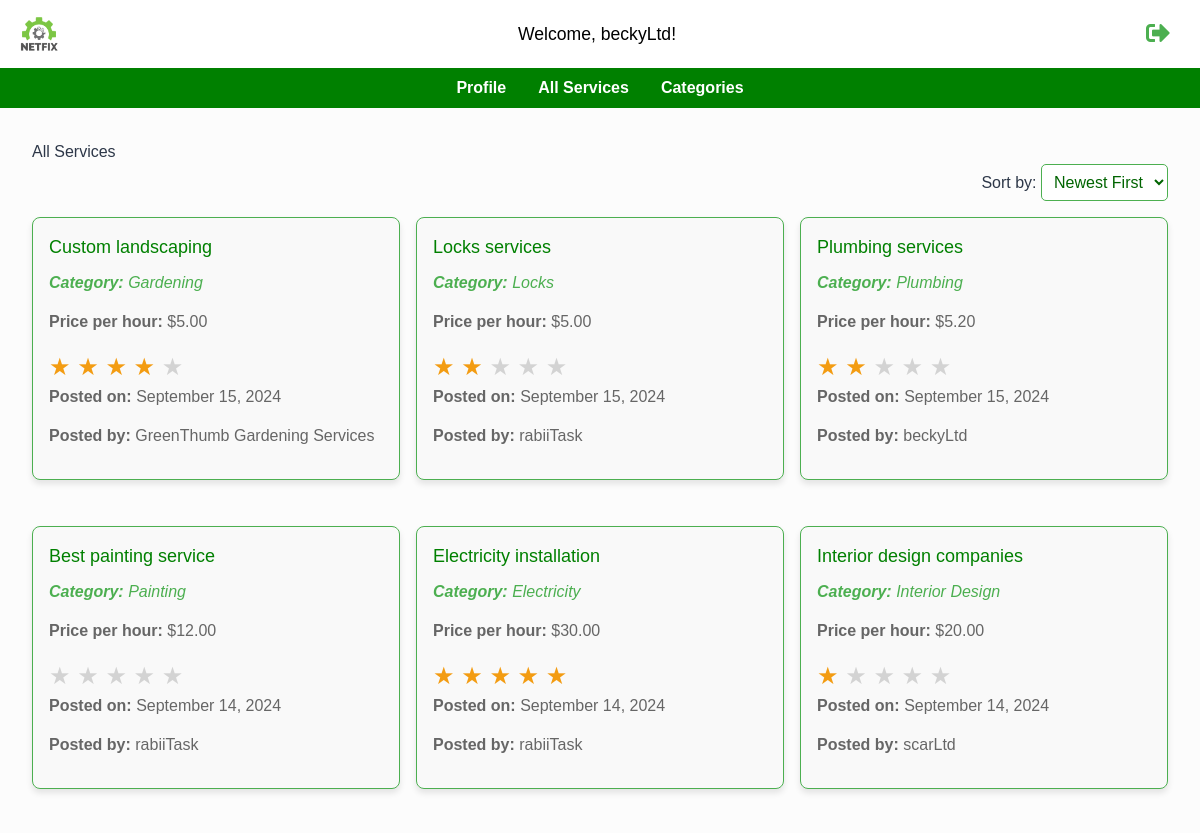
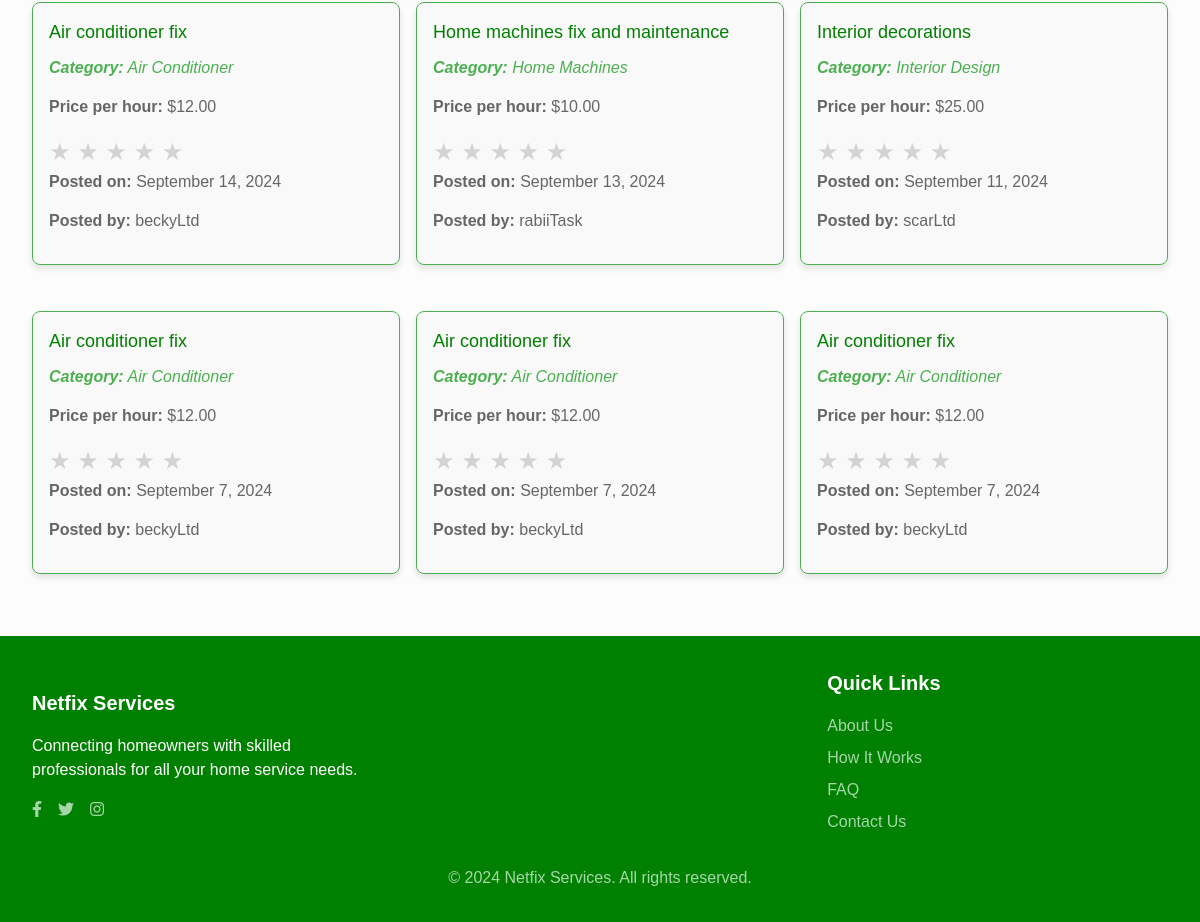
The page /services/service_list/ (signed in) on the database as committed earlier (2 pictures, top to bottom).
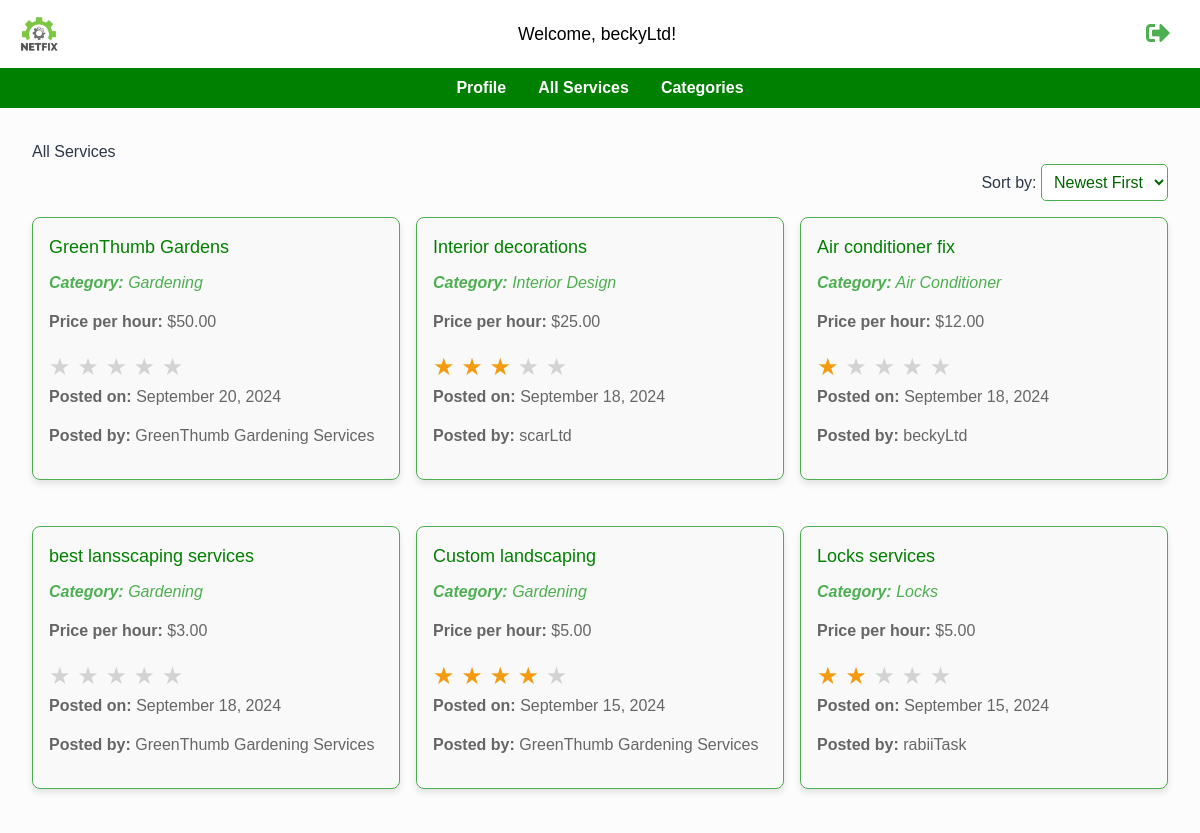
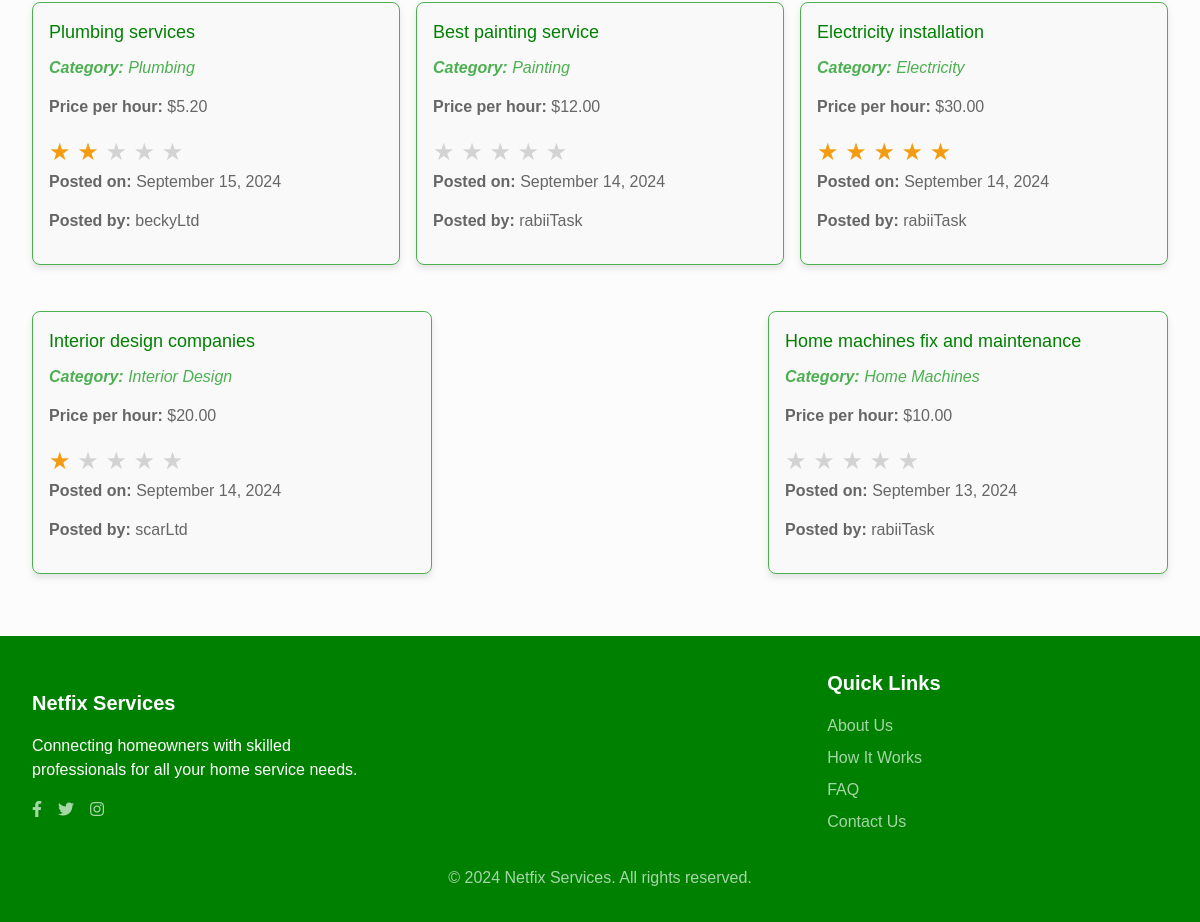
The same page on the database as committed later (2 pictures, top to bottom).
### users/models.py (models this page shows, shortened)
class User(AbstractUser):
    is_company = models.BooleanField(default=False)
    is_customer = models.BooleanField(default=False)

class Company(models.Model):
    user = models.OneToOneField(User, on_delete=models.CASCADE, primary_key=True)
    email = models.EmailField(
        max_length=100,
        unique=True,
        blank=False,
        null=False,
        default="default@example.com",
    )
    username = models.CharField(max_length=150, unique=True, blank=False, null=False)
    field_of_work = models.CharField(
        max_length=70,
        choices=(
            ("Air Conditioner", "Air Conditioner"),
            ("All in One", "All in One"),
            ("Carpentry", "Carpentry"),
            ("Electricity", "Electricity"),
            ("Gardening", "Gardening"),
            ("Home Machines", "Home Machines"),
            ("House Keeping", "House Keeping"),
            ("Interior Design", "Interior Design"),
            ("Locks", "Locks"),
            ("Painting", "Painting"),
            ("Plumbing", "Plumbing"),
            ("Water Heaters", "Water Heaters"),
        ),
        blank=False,
        null=False,
    )
    rating = models.IntegerField(
        validators=[MaxValueValidator(5), MinValueValidator(0)], default=0
    )
    description = models.TextField(blank=True, null=True)

### services/models.py (models this page shows, shortened)
class Service(models.Model):
    company = models.ForeignKey(Company, on_delete=models.CASCADE)
    name = models.CharField(max_length=40)
    description = models.TextField()
    price_hour = models.DecimalField(decimal_places=2, max_digits=100)
    rating = models.IntegerField(
        validators=[MinValueValidator(0), MaxValueValidator(5)], default=0
    )
    choices = (
        ("Air Conditioner", "Air Conditioner"),
        ("Carpentry", "Carpentry"),
        ("Electricity", "Electricity"),
        ("Gardening", "Gardening"),
        ("Home Machines", "Home Machines"),
        ("House Keeping", "House Keeping"),
        ("Interior Design", "Interior Design"),
        ("Locks", "Locks"),
        ("Painting", "Painting"),
        ("Plumbing", "Plumbing"),
        ("Water Heaters", "Water Heaters"),
    )
    field = models.CharField(max_length=30, blank=False, null=False, choices=choices)
    date = models.DateTimeField(auto_now=True, null=False)
    class Meta:
        unique_together = (
            "name",
            "company",
        )  # Ensure name and company together are unique

### services/views.py (the view)
# urls.py: path("service_list/", v.services_list, name="service_list"),
@login_required(login_url=reverse_lazy("users:choose_registration"))
def services_list(request):
    services = Service.objects.all().order_by("-date")  # Newest first by default
    return render(request, "service_main.html", {"services": services})

### services/templates/service_main.html (shortened to what this page needs)
{% extends 'base.html' %}
{% load static %}
{% block extra_css %}
<link rel="stylesheet" href="{% static 'css/services_display.css' %}">
{% endblock %}
{% block content %}
    {% include 'partials/service_subHeader.html' %}
    <div class="main-div">
        <h2>All Services</h2>
        <div id="sort-container">
            <label for="sort-select">Sort by: </label>
            <select id="sort-select">
                <option value="newest">Newest First</option>
            </select>
        </div>
        <div id="services-container">
            {% for service in services %}
            <a class="service-card"  href="{% url 'services:service_detail' service_id=service.id %}">
                <h3 class="h3-text">{{ service.name }}</h3>
                <p class="category"><strong>Category:</strong> {{ service.get_field_display }}</p>
                <p><strong>Price per hour:</strong> ${{ service.price_hour }}</p>
                <div class="star-rating">
                    <span class="star{% if service.rating >= 1 %} filled{% endif %}">★</span>
                    <span class="star{% if service.rating >= 2 %} filled{% endif %}">★</span>
                    <span class="star{% if service.rating >= 3 %} filled{% endif %}">★</span>
                    <span class="star{% if service.rating >= 4 %} filled{% endif %}">★</span>
                    <span class="star{% if service.rating >= 5 %} filled{% endif %}">★</span>
                </div>
                <p class="posted-date"><strong>Posted on:</strong> {{ service.date|date:"F j, Y" }}</p>
                <p><strong>Posted by:</strong> {{ service.company.username }}</p>
            </a>
            {% empty %}
            <p>No services available.</p>
            {% endfor %}
        </div>
    </div>
{% endblock %}

### main/templates/main/base.html (shortened to what this page needs)
{% load static %}
<!DOCTYPE html>
<html lang="en">
<head>
    {% load static %}
    <link href="{% static 'css/styles.css' %}" rel="stylesheet">
    <link href="{% static 'css/footer.css' %}" rel="stylesheet">
    {% block extra_css %}
    {% endblock %}
    <link rel="stylesheet" href="{% static 'css/home_page.css' %}">
    <link href="https://cdnjs.cloudflare.com/ajax/libs/font-awesome/5.15.3/css/all.min.css" rel="stylesheet">
</head>
<body class="min-h-screen">
    {% include 'partials/header.html' %}
    <div id="app" class="min-h-screen bg-overlay">
        {% block content %}{% endblock %}
    </div>
    {% include 'partials/home_footer.html' %}
</body>
</html>

### main/templates/main/partials/header.html
{% load static %}
<header class="head-1">
    <div class="container">
        <div class="header-content">
            <a href="{% url 'main:home' %}" class="logo">
                <img src="{% static 'netfix_logo.png' %}" alt="Netfix Logo" style="width: 38px; height: auto;">
            </a>
                {% include 'partials/navigation.html' %}
        </div>
    </div>
</header>

### main/templates/main/partials/navigation.html
{% if user.is_authenticated %}
    {% if request.user.is_customer %}
        <nav class="nav-head">
            <div class="menu-toggle" id="mobile-menu">
                <i class="fas fa-bars"></i>
            </div>
            <ul class="navbar">
                <li><a href="{% url 'main:home' %}">Home</a></li>
                <li><a href="{% url 'services:service_list' %}">Services</a></li>
                <li><a href="{% url 'customer_profile' name=request.user.username %}">Profile</a></li>
                <li class="sign-out"><a href="{% url 'main:logout' %}" title="Logout"></a>
                    <i class="fas fa-sign-out-alt"></i>
                </a></li>
            </ul>
        </nav>
        <a class="user-info" href="{% url 'customer_profile' name=request.user.username %}">
            <p>Welcome, {{ request.user.username }}!</p>
        </a>
        <div class="logout">
            <a href="{% url 'main:logout' %}" title="Logout">
                <i class="fas fa-sign-out-alt"></i>
            </a>
        </div>
    {% elif request.user.is_company %}
        <a class="user-info1" href="{% url 'company_profile' name=request.user.username %}">
            <p>Welcome, {{ request.user.username }}!</p>
        </a>
        <div class="logout1">
            <a href="{% url 'main:logout' %}" title="Logout">
                <i class="fas fa-sign-out-alt"></i>
            </a>
        </div>
    {% endif %}
{% else %}
    <div class="user-login">
        <a href="{% url 'users:choose_registration' %}">LOGIN</a>
    </div>
{% endif %}

### main/templates/main/partials/service_subHeader.html (shortened to what this page needs)
<nav class="service-nav">
    <ul>
        {% if request.user.is_company %}
        <li><a href="{% url 'company_profile' name=request.user.username %}">Profile</a></li>
        {% endif %}
        <li><a href="{% url 'services:service_list' %}">All Services</a></li>
        <li><a href="{% url 'services:service_by_category' %}">Categories</a></li>
    </ul>
</nav>

### main/templates/main/partials/home_footer.html
<footer class="footer-container">
  <div class="footer-content">
      <div class="footer-section footer-section--about">
          <h3 class="footer-title">Netfix Services</h3>
          <p class="footer-description">Connecting homeowners with skilled professionals for all your home service needs.</p>
          <div class="footer-socials">
              <a href="https://facebook.com" class="footer-social-link"><i class="fab fa-facebook-f"></i></a>
              <a href="https://twitter.com" class="footer-social-link"><i class="fab fa-twitter"></i></a>
              <a href="https://instagram.com" class="footer-social-link"><i class="fab fa-instagram"></i></a>
          </div>
      </div>
      <div class="footer-section footer-section--links">
          <h3 class="footer-title">Quick Links</h3>
          <ul class="footer-links">
              <li><a href="#" class="footer-link">About Us</a></li>
              <li><a href="#" class="footer-link">How It Works</a></li>
              <li><a href="#" class="footer-link">FAQ</a></li>
              <li><a href="#" class="footer-link">Contact Us</a></li>
          </ul>
      </div>
  </div>
  <div class="footer-bottom">
      <p>&copy; 2024 Netfix Services. All rights reserved.</p>
  </div>
</footer>

### static/css/styles.css (style rules this page uses)
html, :host { line-height: 1.5; -webkit-text-size-adjust: 100%; -moz-tab-size: 4; -o-tab-size: 4; tab-size: 4; font-family: ui-sans-serif, system-ui, sans-serif, "Apple Color Emoji", "Segoe UI Emoji", "Segoe UI Symbol", "Noto Color Emoji"; font-feature-settings: normal; font-variation-settings: normal; -webkit-tap-highlight-color: transparent; }
body { margin: 0; line-height: inherit; }
h1, h2, h3, h4, h5, h6 { font-size: inherit; font-weight: inherit; }
a { color: inherit; text-decoration: inherit; }
b, strong { font-weight: bolder; }
button, input, optgroup, select, textarea { font-family: inherit; font-feature-settings: inherit; font-variation-settings: inherit; font-size: 100%; font-weight: inherit; line-height: inherit; letter-spacing: inherit; color: inherit; margin: 0; padding: 0; }
button, select { text-transform: none; }
blockquote, dl, dd, h1, h2, h3, h4, h5, h6, hr, figure, p, pre { margin: 0; }
ol, ul, menu { list-style: none; margin: 0; padding: 0; }
img, svg, video, canvas, audio, iframe, embed, object { display: block; vertical-align: middle; }
img, video { max-width: 100%; height: auto; }
.container { width: 100%; }
@media (min-width: 640px) { .container { max-width: 640px; } }
@media (min-width: 768px) { .container { max-width: 768px; } }
@media (min-width: 1024px) { .container { max-width: 1024px; } }
.min-h-screen { min-height: 100vh; }
body { background-image: url('https://images.unsplash.com/photo-1523217582562-09d0def993a6?ixlib=rb-4.0.3&ixid=MnwxMjA3fDB8MHxwaG90by1wYWdlfHx8fGVufDB8fHx8&auto=format&fit=crop&w=2070&q=80'); background-size: cover; background-attachment: fixed; background-position: center; color: #2D3748; }
.bg-overlay { background-color: rgba(255, 255, 255, 0.8); }

### static/css/footer.css (style rules this page uses)
.footer-container { background-color: #008000; color: white; padding: 2rem; }
.footer-content { display: flex; flex-wrap: wrap; justify-content: space-between; }
.footer-section { width: 100%; margin-bottom: 1.5rem; }
@media (min-width: 768px) { .footer-section--about, .footer-section--links, .footer-section--newsletter { width: 30%; margin-bottom: 0; } }
.footer-title { font-size: 1.25rem; font-weight: bold; margin-bottom: 1rem; }
.footer-description { margin-bottom: 1rem; }
.footer-socials { display: flex; gap: 1rem; }
.footer-social-link { color: #A5D6A7; text-decoration: none; }
.footer-links { list-style: none; padding: 0; }
.footer-link { color: #A5D6A7; text-decoration: none; display: block; margin-bottom: 0.5rem; }
.footer-bottom { text-align: center; color: #A5D6A7; margin-top: 1.5rem; }

### static/css/services_display.css (style rules this page uses)
.service-nav { background-color: #008000; padding: 0.5rem; }
.service-nav ul { list-style-type: none; padding: 0; margin: 0; display: flex; justify-content: center; }
.service-nav ul li { margin: 0 1rem; }
.service-nav ul li a { color: white; text-decoration: none; font-weight: bold; }
.main-div { max-width: 1200px; margin: 0 auto; padding: 2rem; }
#services-container { display: flex; flex-wrap: wrap; justify-content: space-between; gap: 1rem; }
.service-card { flex: 1 1 300px; max-width: 400px; margin-bottom: 2rem; background-color: white; border: 1px solid #4CAF50; border-radius: 5px; padding: 1rem; box-shadow: 0 2px 5px rgba(0,0,0,0.1); transition: transform 0.3s ease; }
.service-card .h3-text { color: #008000; margin-top: 0; font-size: large; }
.service-card p { color: #333; }
.service-card .category { font-style: italic; color: #4CAF50; }
#sort-container { margin-bottom: 1rem; text-align: right; }
#sort-select { padding: 0.5rem; border: 1px solid #4CAF50; border-radius: 5px; background-color: white; color: #006400; }
.star-rating { font-size: 24px; color: #d3d3d3; }
.star { display: inline-block; font-size: 24px; }
.star.filled { color: #f39c12; }

Rows that differ between the two databases and show on the page:
removed Service: name "Air conditioner fix", field "Air Conditioner", price_hour "12.00", date "September 7, 2024", company.username "beckyLtd"
removed Service: name "Air conditioner fix", field "Air Conditioner", price_hour "12.00", date "September 7, 2024", company.username "beckyLtd"
removed Service: name "Air conditioner fix", field "Air Conditioner", price_hour "12.00", date "September 7, 2024", company.username "beckyLtd"
added Service: name "GreenThumb Gardens", field "Gardening", price_hour "50.00", date "September 20, 2024", company.username "GreenThumb Gardening Services"
changed Service "Interior decorations": rating 0 → 3 (drawn); date "September 11, 2024" → "September 18, 2024"; moves up the list
changed Service "Air conditioner fix": rating 0 → 1 (drawn); date "September 14, 2024" → "September 18, 2024"; moves up the list
added Service: name "best lansscaping services", field "Gardening", price_hour "3.00", date "September 18, 2024", company.username "GreenThumb Gardening Services"
